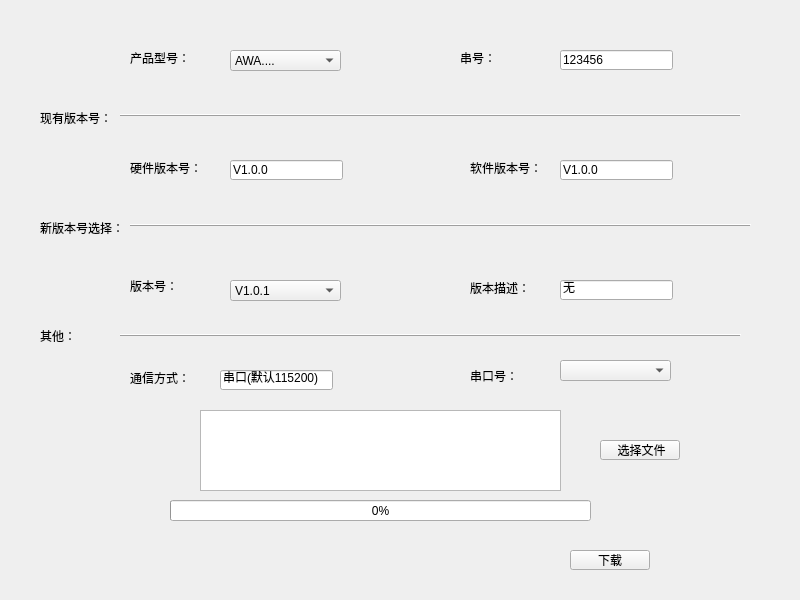
<?xml version="1.0" encoding="UTF-8"?>
<ui version="4.0">
 <class>BrushFirm</class>
 <widget class="QWidget" name="BrushFirm">
  <property name="geometry">
   <rect>
    <x>0</x>
    <y>0</y>
    <width>800</width>
    <height>600</height>
   </rect>
  </property>
  <property name="minimumSize">
   <size>
    <width>800</width>
    <height>600</height>
   </size>
  </property>
  <property name="maximumSize">
   <size>
    <width>800</width>
    <height>600</height>
   </size>
  </property>
  <property name="windowTitle">
   <string>BrushFirm</string>
  </property>
  <widget class="QLabel" name="lab_productVersion">
   <property name="geometry">
    <rect>
     <x>130</x>
     <y>50</y>
     <width>71</width>
     <height>16</height>
    </rect>
   </property>
   <property name="text">
    <string>产品型号：</string>
   </property>
  </widget>
  <widget class="QLabel" name="lab_num">
   <property name="geometry">
    <rect>
     <x>460</x>
     <y>50</y>
     <width>71</width>
     <height>16</height>
    </rect>
   </property>
   <property name="text">
    <string>串号：</string>
   </property>
  </widget>
  <widget class="QLabel" name="lab_nowVersion">
   <property name="geometry">
    <rect>
     <x>40</x>
     <y>110</y>
     <width>71</width>
     <height>16</height>
    </rect>
   </property>
   <property name="text">
    <string>现有版本号：</string>
   </property>
  </widget>
  <widget class="QLabel" name="lab_hardwareVersion">
   <property name="geometry">
    <rect>
     <x>130</x>
     <y>160</y>
     <width>71</width>
     <height>16</height>
    </rect>
   </property>
   <property name="text">
    <string>硬件版本号：</string>
   </property>
  </widget>
  <widget class="QLabel" name="lab_softwareVersion">
   <property name="geometry">
    <rect>
     <x>470</x>
     <y>160</y>
     <width>71</width>
     <height>16</height>
    </rect>
   </property>
   <property name="text">
    <string>软件版本号：</string>
   </property>
  </widget>
  <widget class="QLabel" name="lab_newVersion">
   <property name="geometry">
    <rect>
     <x>40</x>
     <y>220</y>
     <width>81</width>
     <height>16</height>
    </rect>
   </property>
   <property name="text">
    <string>新版本号选择：</string>
   </property>
  </widget>
  <widget class="QLabel" name="lab_other">
   <property name="geometry">
    <rect>
     <x>40</x>
     <y>330</y>
     <width>54</width>
     <height>12</height>
    </rect>
   </property>
   <property name="text">
    <string>其他：</string>
   </property>
  </widget>
  <widget class="QLabel" name="lab_versoin">
   <property name="geometry">
    <rect>
     <x>130</x>
     <y>280</y>
     <width>54</width>
     <height>12</height>
    </rect>
   </property>
   <property name="text">
    <string>版本号：</string>
   </property>
  </widget>
  <widget class="QLabel" name="label_commu">
   <property name="geometry">
    <rect>
     <x>130</x>
     <y>370</y>
     <width>71</width>
     <height>16</height>
    </rect>
   </property>
   <property name="text">
    <string>通信方式：</string>
   </property>
  </widget>
  <widget class="QLabel" name="lab_introduce">
   <property name="geometry">
    <rect>
     <x>470</x>
     <y>280</y>
     <width>61</width>
     <height>16</height>
    </rect>
   </property>
   <property name="text">
    <string>版本描述：</string>
   </property>
  </widget>
  <widget class="QLabel" name="lab_port">
   <property name="geometry">
    <rect>
     <x>470</x>
     <y>370</y>
     <width>54</width>
     <height>12</height>
    </rect>
   </property>
   <property name="text">
    <string>串口号：</string>
   </property>
  </widget>
  <widget class="QProgressBar" name="progressBar">
   <property name="geometry">
    <rect>
     <x>170</x>
     <y>500</y>
     <width>421</width>
     <height>21</height>
    </rect>
   </property>
   <property name="value">
    <number>0</number>
   </property>
  </widget>
  <widget class="QPushButton" name="btn_downlode">
   <property name="geometry">
    <rect>
     <x>570</x>
     <y>550</y>
     <width>80</width>
     <height>20</height>
    </rect>
   </property>
   <property name="text">
    <string>下载</string>
   </property>
  </widget>
  <widget class="QLineEdit" name="edit_num">
   <property name="geometry">
    <rect>
     <x>560</x>
     <y>50</y>
     <width>113</width>
     <height>20</height>
    </rect>
   </property>
   <property name="text">
    <string>123456</string>
   </property>
  </widget>
  <widget class="QLineEdit" name="edit_softwareVersion">
   <property name="geometry">
    <rect>
     <x>560</x>
     <y>160</y>
     <width>113</width>
     <height>20</height>
    </rect>
   </property>
   <property name="text">
    <string>V1.0.0</string>
   </property>
  </widget>
  <widget class="QLineEdit" name="edit_introduce">
   <property name="geometry">
    <rect>
     <x>560</x>
     <y>280</y>
     <width>113</width>
     <height>20</height>
    </rect>
   </property>
   <property name="text">
    <string>无</string>
   </property>
  </widget>
  <widget class="QLineEdit" name="edit_hardwareVersion">
   <property name="geometry">
    <rect>
     <x>230</x>
     <y>160</y>
     <width>113</width>
     <height>20</height>
    </rect>
   </property>
   <property name="text">
    <string>V1.0.0</string>
   </property>
  </widget>
  <widget class="QLineEdit" name="edit_port">
   <property name="geometry">
    <rect>
     <x>220</x>
     <y>370</y>
     <width>113</width>
     <height>20</height>
    </rect>
   </property>
   <property name="text">
    <string>串口(默认115200)</string>
   </property>
  </widget>
  <widget class="QComboBox" name="comboBox_productVersion">
   <property name="geometry">
    <rect>
     <x>230</x>
     <y>50</y>
     <width>111</width>
     <height>21</height>
    </rect>
   </property>
   <item>
    <property name="text">
     <string>AWA....</string>
    </property>
   </item>
  </widget>
  <widget class="QComboBox" name="comboBox_version">
   <property name="geometry">
    <rect>
     <x>230</x>
     <y>280</y>
     <width>111</width>
     <height>21</height>
    </rect>
   </property>
   <item>
    <property name="text">
     <string>V1.0.1</string>
    </property>
   </item>
   <item>
    <property name="text">
     <string>V1.0.2</string>
    </property>
   </item>
   <item>
    <property name="text">
     <string>V1.1.0</string>
    </property>
   </item>
  </widget>
  <widget class="QComboBox" name="comboBox_port">
   <property name="geometry">
    <rect>
     <x>560</x>
     <y>360</y>
     <width>111</width>
     <height>21</height>
    </rect>
   </property>
  </widget>
  <widget class="QPushButton" name="btn_chooseFile">
   <property name="geometry">
    <rect>
     <x>600</x>
     <y>440</y>
     <width>80</width>
     <height>20</height>
    </rect>
   </property>
   <property name="text">
    <string> 选择文件</string>
   </property>
  </widget>
  <widget class="QTextEdit" name="textEdit_filePath">
   <property name="geometry">
    <rect>
     <x>200</x>
     <y>410</y>
     <width>361</width>
     <height>81</height>
    </rect>
   </property>
  </widget>
  <widget class="QFrame" name="frame">
   <property name="geometry">
    <rect>
     <x>120</x>
     <y>90</y>
     <width>621</width>
     <height>51</height>
    </rect>
   </property>
   <property name="frameShape">
    <enum>QFrame::HLine</enum>
   </property>
   <property name="frameShadow">
    <enum>QFrame::Raised</enum>
   </property>
  </widget>
  <widget class="QFrame" name="frame_2">
   <property name="geometry">
    <rect>
     <x>130</x>
     <y>200</y>
     <width>621</width>
     <height>51</height>
    </rect>
   </property>
   <property name="frameShape">
    <enum>QFrame::HLine</enum>
   </property>
   <property name="frameShadow">
    <enum>QFrame::Raised</enum>
   </property>
  </widget>
  <widget class="QFrame" name="frame_3">
   <property name="geometry">
    <rect>
     <x>120</x>
     <y>310</y>
     <width>621</width>
     <height>51</height>
    </rect>
   </property>
   <property name="frameShape">
    <enum>QFrame::HLine</enum>
   </property>
   <property name="frameShadow">
    <enum>QFrame::Raised</enum>
   </property>
  </widget>
 </widget>
 <resources/>
 <connections/>
</ui>
